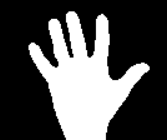
#> input picture Image processing/Hand gesture detection/Gesture Detection/Template-image/pause/0.png, 167 x 140 px; its folder holds 3 pictures in this run
$ python 'Lukas - CreateTemplateData.py'   (older library calls are emulated)
#> lines starting #> are read from the running program, lines starting #| are printed output that depends on the picture; pictures that were not available may be replaced by others from this repository, and a replacement may not be noted
### Image processing/Hand gesture detection/Gesture Detection/features.py
import cv2
import numpy as np
import math

# Function that calculates the farpoints
def convexity(maxContour):
    hull1 = cv2.convexHull(maxContour, returnPoints=False)
    defects = cv2.convexityDefects(maxContour, hull1)
    farPoints = []
    counter = 0

    try:
        for i in range(defects.shape[0]):
            s, e, f, d = defects[i, 0]
            far = tuple(maxContour[f][0])
            if d > 8000:
                counter += 1
                farPoints.append(far)
    except AttributeError:
        print(AttributeError)
    return len(farPoints)

# [6 lines left out: function ColorToGray, not called in this run]

# Function for finding the bounding box of the hand.
# It takes in 3 arguments, a threshold image, xDistance and yDistance
# xDistance and yDistance is already defined as bigX-smallX and bigY-smallY
def boundingbox(threshold,xDistance,yDistance):
    whitePixel = 0
    ratio = 0
    for y in range(yDistance):
        for x in range(xDistance):
            if threshold[y][x] == 255:
                whitePixel += 1
    allpix = xDistance * yDistance
    blackpix = allpix - whitePixel
    try:
        ratio = blackpix / whitePixel
    except ZeroDivisionError:
        print("Attempted to divide something with zero in bounding box:",ZeroDivisionError)
    return whitePixel, blackpix, ratio

# Function that calculates the circularity on and object.
# Takes in the contours of an object as its only argument.

def calculatePeriCirc(contour):
    perimeter = cv2.arcLength(contour, True)
    try:
        circularity = 4 * math.pi * cv2.contourArea(contour) / pow(perimeter, 2)
    except ZeroDivisionError:
        circularity = 0
        print("System Message: Did not calculate PeriCirc due to:",ZeroDivisionError)
    return float(perimeter), float(circularity)

# Function that counts the amount of white pixels
# on both the left and right side.
# Takes in a thresholded image and the centerX variable
# as arguments.

def calcPixelsLeftRight(image, centerX):
    imageLcount, imageRcount, ratio = 0,0,0
    drawingLR = np.zeros((image.shape[0], image.shape[1],3), np.uint8)

    for y in range (0, image.shape[0]-1):
        for x in range (0, centerX):
            if image[y][x] == 255:
                imageLcount += 1
                drawingLR[y][x] = (255,0,0)

    for y in range (0, image.shape[0]):
        for x in range (centerX,image.shape[1]-1):
            if image[y][x] == 255:
                imageRcount += 1
                drawingLR[y][x] = (0,255,0)

    try:
        ratio = imageLcount/imageRcount
    except ZeroDivisionError:
        print(ZeroDivisionError)

    cv2.imshow("drawing",drawingLR)

    return imageLcount, imageRcount, ratio

# Function that calculates the center of the hand.
# It takes in the convexhull of the hand as its only argument.

def calculateCenter(convexInput):
    centerHandY, centerHandX = 100,100
    smallX, bigX, smallY, bigY, bigYX, bigXY, smallYX, smallXY = 0,0,0,0,0,0,0,0
    if (len(convexInput)) > 1:
        for b in range (len(convexInput)):
            dataHoldY = convexInput[b][0][0] # for at finde Y
            dataHoldX = convexInput[b][0][1] # for at finde X
            if smallY == 0:
                smallX, bigX, smallY, bigY = dataHoldX, dataHoldX, dataHoldY, dataHoldY
                bigYX, bigXY, smallYX, smallXY = dataHoldX,dataHoldY, dataHoldX, dataHoldY
            if dataHoldY > bigY:
                bigY = dataHoldY
                bigYX = dataHoldX
            if dataHoldY < smallY:
                smallY = dataHoldY
                smallYX = dataHoldX
            if dataHoldX > bigX:
                bigX = dataHoldX
                bigXY = dataHoldY
            if dataHoldX < smallX:
                smallX = dataHoldX
                smallXY = dataHoldY

        # ("SmallX:",smallX,smallXY,"BigX:",bigX,bigXY,"SmallY:",smallY,smallYX,"BigY:",bigY,bigYX)
        centerHandY, centerHandX = (bigY+smallY)/2, (bigX+smallX)/2

    return int(centerHandY), int(centerHandX), int(smallX), int(bigX), int(smallY), int(bigY), int(smallXY), int(bigXY), int(smallYX), int(bigYX)

### Image processing/Hand gesture detection/Gesture Detection/Lukas - CreateTemplateData.py
import numpy as np
import cv2
import os
import features

# OS Paths to the different template image folders
root = os.path.abspath(os.getcwd())

path_to_data = os.path.join(root, "Template-image/pause")
imgsPause = os.listdir(path_to_data)

path_to_data = os.path.join(root, "Template-image/volumeup")
imgsVolumeup = os.listdir(path_to_data)

path_to_data = os.path.join(root, "Template-image/volumedown")
imgsVolumedown = os.listdir(path_to_data)

path_to_data = os.path.join(root, "Template-image/songnext")
imgsSongnext = os.listdir(path_to_data)

path_to_data = os.path.join(root, "Template-image/songprevious")
imgsSongprevious = os.listdir(path_to_data)

path_to_data = os.path.join(root, "Template-image/default")
imgsDefault = os.listdir(path_to_data)

# Print amount of data loaded
print("## DATA ASSETS ## \n Up: "+str(len(imgsVolumeup))+" Down: "+str(len(imgsVolumedown))+" Next: "+str(len(imgsSongnext))+" Previous: "+str(len(imgsSongprevious))+" Pause: "+str(len(imgsPause))+" Default: "+str(len(imgsDefault)))

# "5" is a placeholder number, but don't change it to 0-4 by default, as they are template values.
currentGesture = 5
templateHolder = [[],[],[],[],[],[]]
dirHoldForloop = [imgsPause,imgsVolumeup,imgsVolumedown,imgsSongnext,imgsSongprevious,imgsDefault]
strHoldForloop = ["pause","volumeup","volumedown","songnext","songprevious","default"]

for i in range (len(strHoldForloop)):
    for x in range(len(dirHoldForloop[i])):
        template = cv2.imread("Template-image/"+strHoldForloop[i]+"/"+str(x)+".png",0)
#> template is the input picture: shape (140, 167); min 0, max 255, mean 81.2
        templateHolder[i].append(template)


def calculateData(dataset, iteration):
    ratioLR, amountFarPoints, ratioBounding, circularity = 0,0,0,0
    hull = []

    cv2.imshow('image', templateHolder[dataset][iteration])
    threshold = templateHolder[dataset][iteration]

    print("Dataset:",dataset,"iteration",iteration)
    (im2, contours, hierachy) = cv2.findContours(templateHolder[dataset][iteration], cv2.RETR_TREE, cv2.CHAIN_APPROX_SIMPLE)
    drawing = np.zeros((templateHolder[dataset][iteration].shape[0], templateHolder[dataset][iteration].shape[1], 3), np.uint8)

    for i in range(len(contours)):
        color_contours = (0, 0, 255)
        color = (255, 0, 0)
        cv2.drawContours(drawing, contours, i, color_contours, 1, 8)
        if len(contours) > 0:
            maxContour = max(contours, key=cv2.contourArea)

    for i in range(2):
        hull.append(cv2.convexHull(maxContour))
        cv2.drawContours(drawing, hull, i, color, 1, 8)
        normArray = np.array(hull, dtype=object)

        centerHandY, centerHandX, smallX, bigX, smallY, bigY, smallXY, bigXY, smallYX, bigYX = features.calculateCenter(normArray[i])
        imageLcount, imageRcount, ratioLR = features.calcPixelsLeftRight(threshold, centerHandY)
        perimeter, circularity = features.calculatePeriCirc(maxContour)

        yDist = bigY - smallY
        xDist = bigX - smallX
        thresholdResize = threshold[smallX:bigX, smallY:bigY]
        array = np.array(thresholdResize)
        whitePixel, blackpixels, ratioBounding = features.boundingbox(array, yDist, xDist)

        cv2.line(drawing, pt1=(smallXY, smallX), pt2=(centerHandY, centerHandX), color=(0, 255, 0), thickness=1)
        cv2.line(drawing, pt1=(bigXY, bigX), pt2=(centerHandY, centerHandX), color=(0, 255, 0), thickness=1)
        cv2.line(drawing, pt1=(smallY, smallYX), pt2=(centerHandY, centerHandX), color=(0, 255, 0), thickness=1)
        cv2.line(drawing, pt1=(bigY, bigYX), pt2=(centerHandY, centerHandX), color=(0, 255, 0), thickness=1)

        amountFarPoints = features.convexity(maxContour)

    cv2.imshow("Convex", drawing)
    return ratioLR, amountFarPoints,ratioBounding,circularity


def main():
    # Function reading and writing to text documents made with help from: https://www.geeksforgeeks.org/reading-writing-text-files-python/
    # For-loop with a length of all hand gestures
    for m in range (len(templateHolder)):
        if m == 0: fileData = open("Template-image\dataset_pause.txt","w")
        if m == 1: fileData = open("Template-image\dataset_volumeup.txt","w")
        if m == 2: fileData = open("Template-image\dataset_volumedown.txt","w")
        if m == 3: fileData = open("Template-image\dataset_songnext.txt","w")
        if m == 4: fileData = open("Template-image\dataset_songprevious.txt","w")
        if m == 5: fileData = open("Template-image\dataset_default.txt","w")

        # For-loop with a length of all the templates within each hand gesture
        for p in range (len(templateHolder[m])):
            # Loads all the feature methods and receives the data for each feature
            dataOutput = calculateData(m, p)
            for a in range (len(dataOutput)):
                try:
                    dataWrite = (str(round(dataOutput[a], 2))+" ")
                except TypeError:
                    dataWrite = dataOutput[a]

                fileData.write(dataWrite)
                if a == len(dataOutput)-1:
                    fileData.write("\n")
            # cv2.waitKey(0) # Used for manual analyzing each individual hand gesture from the template folder
        fileData.close()
#> this loop made 6 passes
#| Dataset: 0 iteration 0
#| Dataset: 0 iteration 1
#| Dataset: 0 iteration 2
#| Dataset: 1 iteration 0
#| Dataset: 2 iteration 0
#| Dataset: 3 iteration 0
#| Dataset: 4 iteration 0
#| Dataset: 5 iteration 0
#> pass 1, in calcPixelsLeftRight, `cv2.imshow("drawing",drawingLR)`:
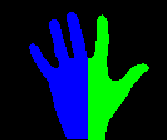
#> window 'drawing': shape (140, 167, 3); mean B, G, R 43.4, 32.6, 0
#> pass 1, in calculateData, `cv2.imshow("Convex", drawing)`:
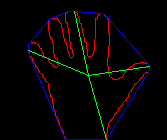
#> window 'Convex': shape (140, 167, 3); mean B, G, R 3.7, 2.7, 5.8
#> pass 1, in calculateData (call 3), `cv2.imshow('image', templateHolder[dataset][iteration])`:
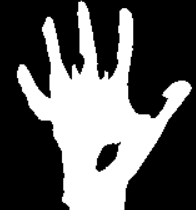
#> window 'image': shape (210, 196); min 0, max 255, mean 92.3
#> pass 1, in calcPixelsLeftRight (call 5), `cv2.imshow("drawing",drawingLR)`:
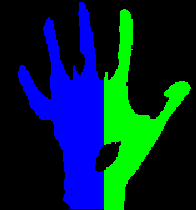
#> window 'drawing': shape (210, 196, 3); mean B, G, R 51.4, 35.5, 0


main()
